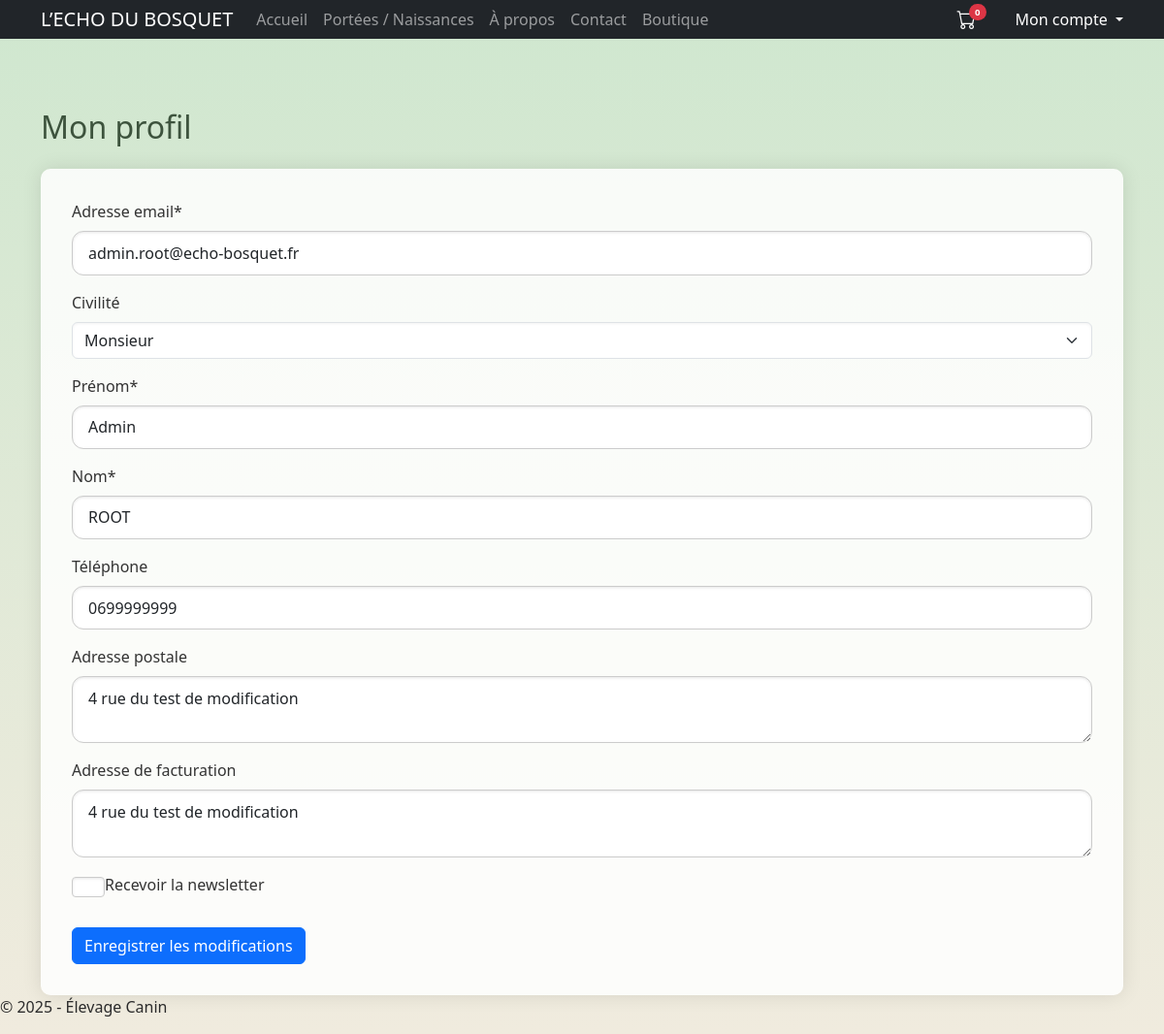
Page /comptes/profil/modifier/ (signed in) on the committed database.
### comptes/models.py (models this page shows, shortened)
class CustomUser(AbstractUser):
    prenom = models.CharField(max_length=150)
    nom = models.CharField(max_length=150)
    telephone = models.CharField(max_length=20, blank=True)
    adresse_postale = models.TextField(blank=True)
    adresse_facturation = models.TextField(blank=True)
    date_inscription = models.DateTimeField(auto_now_add=True)
    newsletter = models.BooleanField(default=False)
    civilite = models.CharField(max_length=10, choices=[('M', 'Monsieur'), ('Mme', 'Madame')], blank=True)
    email = models.EmailField(unique=True)
    EMAIL_FIELD = 'email'
    USERNAME_FIELD = 'email'
    REQUIRED_FIELDS = ['username']  # obligatoire pour héritage d’AbstractUser

### comptes/views.py (the view)
# urls.py: path('profil/modifier/', views.profil_modifier_view, name='profil_modifier'),
@login_required
def profil_modifier_view(request):
    utilisateur = request.user
    if request.method == 'POST':
        form = ProfilForm(request.POST, instance=utilisateur)
        if form.is_valid():
            form.save()
            messages.success(request, "Vos informations ont été mises à jour avec succès.")
            return redirect('profil')
        else:
            messages.error(request, "Veuillez corriger les erreurs dans le formulaire.")
    else:
        form = ProfilForm(instance=utilisateur)
    return render(request, 'comptes/profil_modifier.html', {'form': form})

### comptes/forms.py
class ProfilForm(forms.ModelForm):
    class Meta:
        model = CustomUser
        fields = [
            'email', 'civilite', 'prenom', 'nom',
            'telephone', 'adresse_postale', 'adresse_facturation', 'newsletter'
        ]
        labels = {
            'email': 'Adresse email',
            'civilite': 'Civilité',
            'prenom': 'Prénom',
            'nom': 'Nom',
            'telephone': 'Téléphone',
            'adresse_postale': 'Adresse postale',
            'adresse_facturation': 'Adresse de facturation',
            'newsletter': 'Recevoir la newsletter',
        }
        widgets = {
            'adresse_postale': forms.Textarea(attrs={'rows': 2}),
            'adresse_facturation': forms.Textarea(attrs={'rows': 2}),
        }

### comptes/templates/comptes/profil_modifier.html (shortened to what this page needs)
{% extends 'base.html' %}
{% load crispy_forms_tags %}
{% block content %}
<div class="container mt-5">
  <h2 class="mb-4">Mon profil</h2>
  <form method="post" novalidate>
    {{ form|crispy }}
    <button type="submit" class="btn btn-primary mt-3">Enregistrer les modifications</button>
  </form>
</div>
{% endblock %}

### elevage_site/static/css/style.css (style rules this page uses)
body { background: linear-gradient(to bottom, #cfe7cf, #f0ebde); font-family: 'Segoe UI', sans-serif; color: #2b2b2b; margin: 0; padding: 0; }
h1, h2, h3 { color: #3d533d; }
form .form-control, form .form-check-input, form textarea.form-control { border-radius: 0.75rem; box-shadow: inset 0 1px 3px rgba(0, 0, 0, 0.1); border: 1px solid #ccc; padding: 0.6rem 1rem; font-size: 1rem; transition: border-color 0.3s, box-shadow 0.3s; }
form label { font-weight: 600; color: #333; margin-bottom: 0.3rem; display: block; }
form .form-check { margin-top: 1rem; }
form .form-check label { font-weight: normal; margin-left: 0.25rem; }
form { background-color: rgba(255, 255, 255, 0.85); padding: 2rem; border-radius: 10px; box-shadow: 0 0 20px rgba(0, 0, 0, 0.1); }
.form-control, textarea, select { border-radius: 5px; border: 1px solid #ccc; padding: 0.6rem; background-color: #fff; box-shadow: inset 0 1px 3px rgba(0, 0, 0, 0.05); }
form label { font-weight: 500; display: block; margin-bottom: 0.4rem; }

### rows in the picture
CustomUser: email "admin.root@echo-bosquet.fr", civilite "Monsieur", prenom "Admin", nom "ROOT", telephone "0699999999", adresse_postale "4 rue du test de modification", adresse_facturation "4 rue du test de modification"
